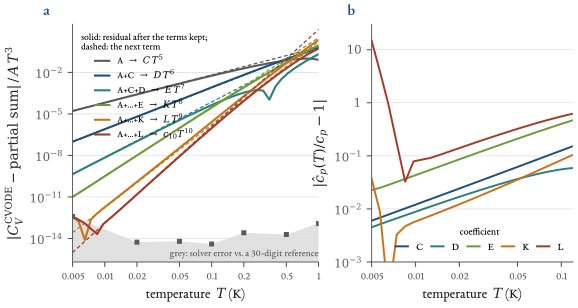

Recreate this plot in Python.
"""Figure ch04_ladder: the solver against the proved series.  The specific heat of the MODEL dispersion
eps = hbar c k (1 + a2 k^2 + a3 k^3 + a4 k^4) is computed by CVODE (BDF) from the thermal k-integral, with no series at all.
(a) |C_V/(A T^3) - partial sum of Eq. (22) through the term named on the line|: the lines should have the slope of the NEXT term;
    dashed: that next term.  The last line is not predicted by Lean (T^10 coefficient from exact rational arithmetic).
(b) What a numerical experiment can say about each coefficient:  |c_hat_p(T)/c_p - 1| with c_hat_p = (C_V - sum_{q<p} c_q T^q)/T^p."""
import sys, json
from pathlib import Path
sys.path.insert(0, str(Path(__file__).resolve().parents[1]))
from figstyle import *
import ch04_common as cc

HERE = Path(__file__).resolve().parent
D = np.load(HERE/"ch04_analysis.npz"); N = json.load(open(HERE/"ch04_numbers.json"))
T = D["T_log"]; resid = D["resid"]; pred = D["pred"]; truncs = list(D["truncs"]); Y = D["Y_log"]
cp = dict(zip(D["cp_p"], D["cp_v"])); A = cp[3]
labels = {3: "A", 5: "A+C", 6: "A+C+D", 7: "A+…+E", 8: "A+…+K", 9: "A+…+L"}
cols = [GREY, BLUE, TEAL, "#6E9A3A", ORANGE, RED]
floor = float(D["floor"]); floor_T = D["floor_T"]; floor_err = D["floor_err"]

fig = plt.figure(figsize=(TEXTW, 3.05))
ax = fig.add_axes([0.085, 0.15, 0.44, 0.78]); bx = fig.add_axes([0.62, 0.15, 0.36, 0.78])
nextlab = {3: r"$C\,T^5$", 5: r"$D\,T^6$", 6: r"$E\,T^7$", 7: r"$K\,T^8$", 8: r"$L\,T^9$", 9: r"$c_{10}T^{10}$"}
for i, p in enumerate(truncs):
    r = np.maximum(resid[i], 1e-17)
    ax.plot(T, r, color=cols[i], lw=1.5, label=labels[p] + r"  $\to$  " + nextlab[p])
    ax.plot(T, pred[i], color=cols[i], lw=0.9, ls=(0, (3, 2)))
ax.fill_between(floor_T, 1e-17, np.maximum(floor_err, 1e-17), color=GREY, alpha=0.18, lw=0)
ax.plot(floor_T, floor_err, "s", color=GREY, ms=2.6)
ax.text(0.97, 1.7e-15, "grey: solver error vs. a 30-digit reference", fontsize=7.0, color=GREY, va="top", ha="right")
ax.set_xscale("log"); ax.set_yscale("log"); ax.set_xlim(0.005, 1.0); ax.set_ylim(2e-16, 30)
ax.set_xlabel("temperature  $T$ (K)"); ax.set_ylabel(r"$|C_V^{\rm CVODE}-\mathrm{partial\ sum}|\,/\,A\,T^3$")
ax.set_xticks([0.005, 0.01, 0.02, 0.05, 0.1, 0.2, 0.5, 1.0]); ax.set_xticklabels(["0.005", "0.01", "0.02", "0.05", "0.1", "0.2", "0.5", "1"], fontsize=7.6)
ax.set_yticks([1e-14, 1e-11, 1e-8, 1e-5, 1e-2]); ax.set_yticklabels([r"$10^{-14}$", r"$10^{-11}$", r"$10^{-8}$", r"$10^{-5}$", r"$10^{-2}$"])
ax.minorticks_off(); ax.grid(True, which="major", axis="y")
ax.legend(loc="upper left", fontsize=6.9, title="solid: residual after the terms kept;\ndashed: the next term", title_fontsize=6.9, handlelength=1.5, labelspacing=0.25, bbox_to_anchor=(0.0, 1.0))
panel(ax, "a")
# (b) coefficient recovery
for i, p in enumerate(truncs[1:], start=1):
    est = (A*T**3*Y - sum(cp[q]*T**q for q in cp if q < p and q <= 60))/T**p
    rel = np.abs(est/cp[p] - 1)
    names = {5: "C", 6: "D", 7: "E", 8: "K", 9: "L"}
    bx.plot(T, rel, color=cols[i], lw=1.4, label=names[p])
bx.set_xscale("log"); bx.set_yscale("log"); bx.set_xlim(0.005, 0.12); bx.set_ylim(1e-3, 30)
bx.set_xticks([0.005, 0.01, 0.02, 0.05, 0.1]); bx.set_xticklabels(["0.005", "0.01", "0.02", "0.05", "0.1"], fontsize=7.6)
bx.set_yticks([1e-3, 1e-2, 1e-1, 1, 10]); bx.set_yticklabels([r"$10^{-3}$", r"$10^{-2}$", r"$10^{-1}$", r"$1$", r"$10$"])
bx.set_xlabel("temperature  $T$ (K)"); bx.set_ylabel(r"$|\hat c_p(T)/c_p-1|$")
bx.minorticks_off(); bx.grid(True, which="major", axis="y"); bx.legend(loc="lower right", fontsize=7.4, ncol=5, handlelength=1.2, columnspacing=0.8, title="coefficient", title_fontsize=7.2)
panel(bx, "b")
save(fig, "ch04_ladder")
